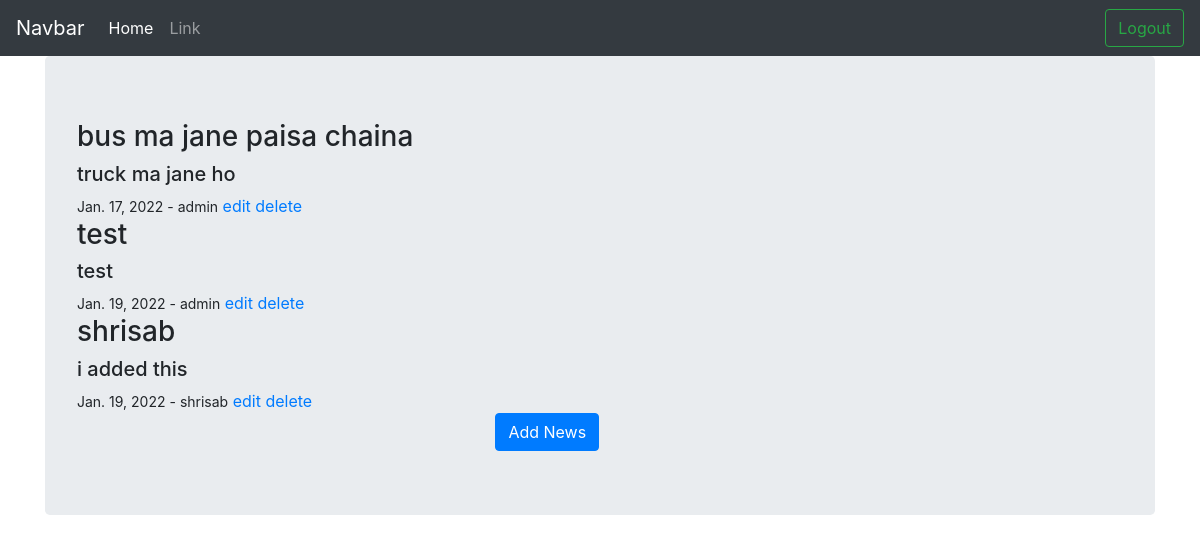
Page /news/ (signed in) on the committed database.
### news_app/models.py (models this page shows, shortened)
class News(models.Model):
    title = models.CharField(max_length=50)
    content = models.CharField(max_length=150)
    date_posted = models.DateField(auto_now_add=True)
    user = models.ForeignKey(User, on_delete=models.CASCADE)

### news_app/views.py (the view)
# urls.py: 2. Add a URL to urlpatterns:  path('', views.home, name='home')
@login_required(login_url='signin')
def home(request):
    news = News.objects.all()
    return render(request, 'news_app/home.html', {'news': news})

### templates/news_app/home.html (shortened to what this page needs)
{% extends 'core/base.html' %}
{% block content %}
    <div class="jumbotron">
        {% for item in news %}
            <h3>{{item.title}}</h3>
            <h5>{{item.content}}</h5>
            <small>{{item.date_posted}} - {{item.user.username}}</small>
            {% if user.is_superuser or user.id == item.user.id %}
                <a href="{% url 'edit-news' id=item.id %}">edit</a>
                <a href="{% url 'delete-news' id=item.id %}">delete</a>
            {% endif %}
        {% endfor %}
        <div>
            <a href="{% url 'add-news' %}" class="btn btn-primary" style="margin-left: 40%;">Add News</a>
        </div>
    </div>
{% endblock content %}

### templates/core/base.html (shortened to what this page needs)
<!doctype html>
<html lang="en">
  <head>
    <link rel="stylesheet" href="https://cdn.jsdelivr.net/npm/bootstrap@4.6.1/dist/css/bootstrap.min.css">
  </head>
  <body>
    <nav class="navbar navbar-expand-lg navbar-dark bg-dark">
      <a class="navbar-brand" href="#">Navbar</a>
      <div class="collapse navbar-collapse" id="navbarSupportedContent">
        <ul class="navbar-nav mr-auto">
          <li class="nav-item active">
            <a class="nav-link" href="{% url 'home' %}">Home <span class="sr-only">(current)</span></a>
          </li>
          <li class="nav-item">
            <a class="nav-link" href="#">Link</a>
          </li>
        </ul>
        {% if user.is_authenticated %}
          <a class="btn btn-outline-success my-2 my-sm-0" href="{% url 'signout' %}">Logout</a>
        {% else %}
          <a class="btn btn-outline-success my-2 my-sm-0" href="{% url 'register' %}">Register</a>
          <a class="btn btn-outline-success my-2 my-sm-0" href="{% url 'signin' %}">Login</a>
        {% endif %}
      </div>
    </nav>
    <div class="container">
      {% block content %} {% endblock content %}
    </div>
  </body>
</html>

### rows in the picture
News: title "bus ma jane paisa chaina", content "truck ma jane ho", date_posted "Jan. 17, 2022", user.username "admin"
News: title "test", content "test", date_posted "Jan. 19, 2022", user.username "admin"
News: title "shrisab", content "i added this", date_posted "Jan. 19, 2022", user.username "shrisab"
